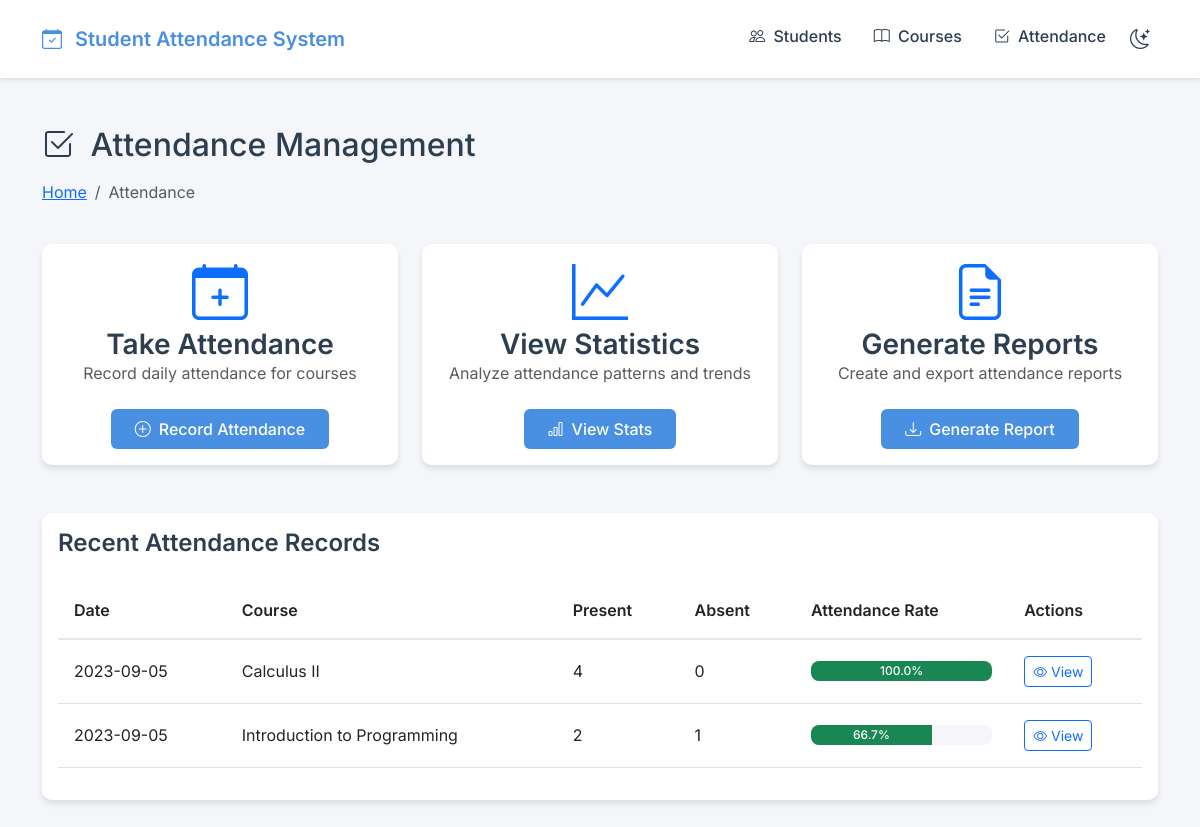
The app's page /attendance with its own data.
### tables this page shows
CREATE TABLE Courses (
    course_id INTEGER PRIMARY KEY,
    course_code VARCHAR(10) UNIQUE NOT NULL,
    course_name VARCHAR(100) NOT NULL,
    instructor_id INTEGER NOT NULL,
    semester VARCHAR(20) NOT NULL,
    start_date DATE NOT NULL,
    end_date DATE NOT NULL,
    FOREIGN KEY (instructor_id) REFERENCES Instructors(instructor_id)
);

### app.py (the view)
@app.route('/attendance')
def attendance_menu():
    try:
        conn = get_db_connection()
        recent_records = conn.execute('''
            WITH DailyStats AS (
                SELECT
                    ar.date,
                    ar.course_id,
                    c.course_name,
                    COUNT(*) as total_students,
                    COUNT(CASE WHEN ar.status IN ('Present', 'Late') THEN 1 END) as present_count,
                    COUNT(CASE WHEN ar.status = 'Absent' THEN 1 END) as absent_count,
                    ROUND(COUNT(CASE WHEN ar.status IN ('Present', 'Late') THEN 1 END) * 100.0 / COUNT(*), 1) as attendance_rate
                FROM Attendance_Records ar
                JOIN Courses c ON ar.course_id = c.course_id
                GROUP BY ar.date, ar.course_id, c.course_name
                ORDER BY ar.date DESC, c.course_name
                LIMIT 10
            )
            SELECT * FROM DailyStats
        ''').fetchall()
        return render_template('attendance/menu.html', recent_records=recent_records)
    except sqlite3.Error as e:
        flash('Error loading attendance records.', 'error')
        return render_template('attendance/menu.html', recent_records=[])
    finally:
        if 'conn' in locals():
            conn.close()

### app.py (called while the page is built)
def get_db_connection():
    try:
        conn = sqlite3.connect(DB_PATH)
        conn.row_factory = sqlite3.Row
        return conn
    except sqlite3.Error as e:
        print(f"Database connection error: {str(e)}")
        raise

### templates/attendance/menu.html
{% extends "base.html" %}
{% block content %}
<div class="container py-5">
    <div class="row mb-4">
        <div class="col">
            <h2 class="mb-3">
                <i class="bi bi-check2-square me-2"></i>
                Attendance Management
            </h2>
            <nav aria-label="breadcrumb">
                <ol class="breadcrumb">
                    <li class="breadcrumb-item"><a href="{{ url_for('index') }}">Home</a></li>
                    <li class="breadcrumb-item active">Attendance</li>
                </ol>
            </nav>
        </div>
    </div>
    <div class="row g-4">
        <div class="col-md-6 col-lg-4">
            <div class="card h-100">
                <div class="card-body text-center">
                    <i class="bi bi-calendar-plus display-4 mb-3 text-primary"></i>
                    <h3 class="card-title">Take Attendance</h3>
                    <p class="text-muted mb-4">Record daily attendance for courses</p>
                    <a href="{{ url_for('take_attendance') }}" class="btn btn-primary">
                        <i class="bi bi-plus-circle me-2"></i>Record Attendance
                    </a>
                </div>
            </div>
        </div>
        <div class="col-md-6 col-lg-4">
            <div class="card h-100">
                <div class="card-body text-center">
                    <i class="bi bi-graph-up display-4 mb-3 text-primary"></i>
                    <h3 class="card-title">View Statistics</h3>
                    <p class="text-muted mb-4">Analyze attendance patterns and trends</p>
                    <a href="{{ url_for('attendance_stats') }}" class="btn btn-primary">
                        <i class="bi bi-bar-chart me-2"></i>View Stats
                    </a>
                </div>
            </div>
        </div>
        <div class="col-md-6 col-lg-4">
            <div class="card h-100">
                <div class="card-body text-center">
                    <i class="bi bi-file-earmark-text display-4 mb-3 text-primary"></i>
                    <h3 class="card-title">Generate Reports</h3>
                    <p class="text-muted mb-4">Create and export attendance reports</p>
                    <a href="{{ url_for('attendance_report') }}" class="btn btn-primary">
                        <i class="bi bi-download me-2"></i>Generate Report
                    </a>
                </div>
            </div>
        </div>
    </div>
    <div class="row mt-5">
        <div class="col-12">
            <div class="card">
                <div class="card-body">
                    <h4 class="card-title mb-4">Recent Attendance Records</h4>
                    <div class="table-responsive">
                        <table class="table table-hover">
                            <thead>
                                <tr>
                                    <th>Date</th>
                                    <th>Course</th>
                                    <th>Present</th>
                                    <th>Absent</th>
                                    <th>Attendance Rate</th>
                                    <th>Actions</th>
                                </tr>
                            </thead>
                            <tbody>
                                {% for record in recent_records %}
                                <tr>
                                    <td>{{ record.date }}</td>
                                    <td>{{ record.course_name }}</td>
                                    <td>{{ record.present_count }}</td>
                                    <td>{{ record.absent_count }}</td>
                                    <td>
                                        <div class="progress">
                                            <div class="progress-bar bg-success"
                                                 role="progressbar"
                                                 style="width: {{ record.attendance_rate }}%"
                                                 aria-valuenow="{{ record.attendance_rate }}"
                                                 aria-valuemin="0"
                                                 aria-valuemax="100">
                                                {{ record.attendance_rate }}%
                                            </div>
                                        </div>
                                    </td>
                                    <td>
                                        <a href="{{ url_for('view_attendance_detail', date=record.date, course_id=record.course_id) }}"
                                           class="btn btn-sm btn-outline-primary">
                                            <i class="bi bi-eye"></i> View
                                        </a>
                                    </td>
                                </tr>
                                {% endfor %}
                            </tbody>
                        </table>
                    </div>
                </div>
            </div>
        </div>
    </div>
</div>
{% endblock %}

### static/css/style.css (style rules this page uses)
:root { --primary-color: #4a90e2; --secondary-color: #f5f6fa; --text-color: #2c3e50; --border-color: #e1e8ed; --success-color: #2ecc71; --danger-color: #e74c3c; --warning-color: #f1c40f; --card-shadow: 0 4px 6px rgba(0, 0, 0, 0.1); --transition-speed: 0.3s; }
body { font-family: 'Inter', sans-serif; color: var(--text-color); background-color: var(--secondary-color); transition: background-color var(--transition-speed), color var(--transition-speed); }
.card { background-color: white; border: none; border-radius: 10px; box-shadow: var(--card-shadow); transition: transform var(--transition-speed), box-shadow var(--transition-speed); }
.card-title { color: var(--text-color); font-weight: 600; margin-bottom: 0; }
.btn-primary { background-color: var(--primary-color); border: none; padding: 0.5rem 1.5rem; font-weight: 500; transition: background-color var(--transition-speed); }
.table { color: var(--text-color); }
.table thead th { border-bottom: 2px solid var(--border-color); font-weight: 600; }
.table td, .table th { padding: 1rem; vertical-align: middle; }
.progress { height: 20px !important; margin-bottom: 0; background-color: var(--secondary-color); border-radius: 8px; }
.progress-bar { display: flex; align-items: center; justify-content: center; color: white; font-weight: 500; transition: width 0.6s ease; }

### records on screen
Courses: date "2023-09-05", course_name "Calculus II", present_count "4", absent_count "0", attendance_rate "100.0"
Courses: date "2023-09-05", course_name "Introduction to Programming", present_count "2", absent_count "1", attendance_rate "66.7"
